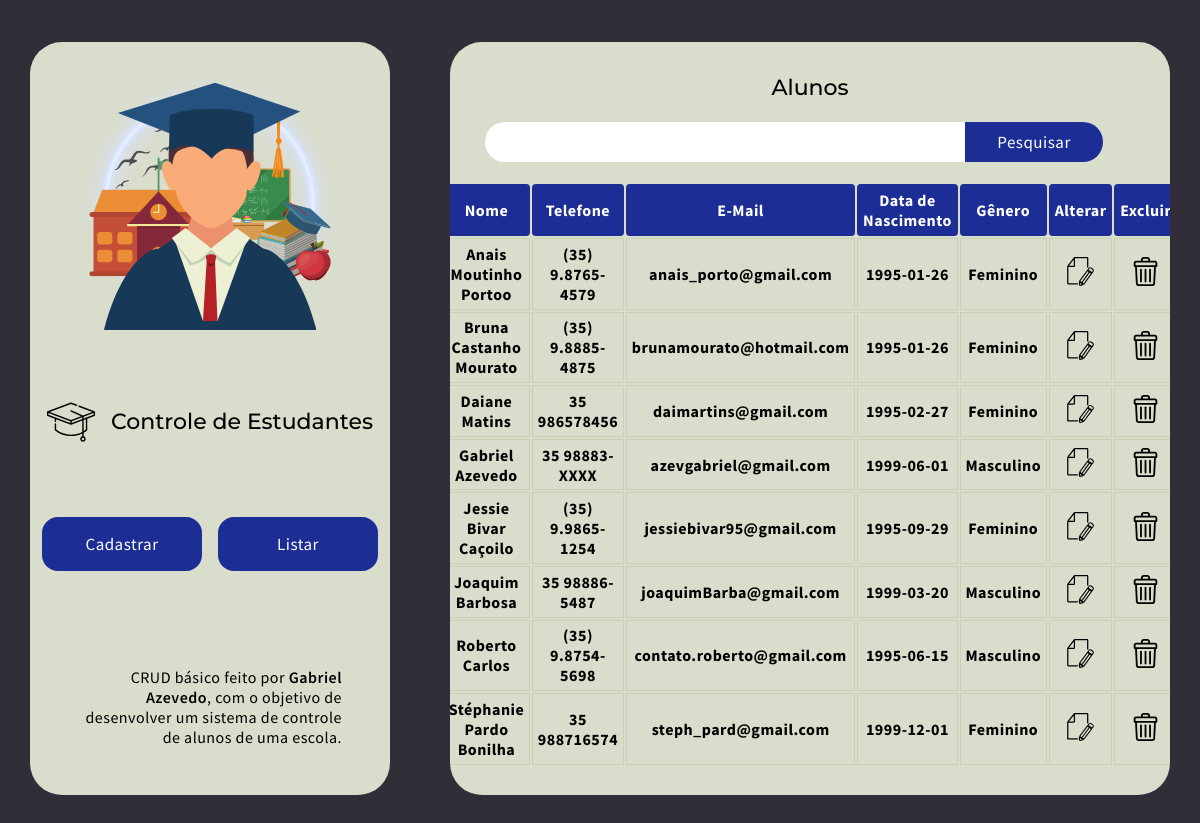
The app's page /src/view/listStudents.php with its own data.
### tables this page shows
CREATE TABLE IF NOT EXISTS `students` (
  `idStudent` int(10) NOT NULL AUTO_INCREMENT,
  `ableStudent` int(1) NOT NULL,
  `name` varchar(100) NOT NULL,
  `phone` varchar(20) DEFAULT NULL,
  `email` varchar(40) NOT NULL,
  `birthday` varchar(10) DEFAULT NULL,
  `gender` varchar(10) DEFAULT NULL,
  PRIMARY KEY (`idStudent`)
);

### src/controller/studentsController.php (called while the page is built, shortened)
<?php
	require_once '../model/students.php';
	class studentsController {
		public function search($search) {
			$studentsModel = new studentsModel();
			$resultStudents = $studentsModel->getStudents($search);
			require_once 'tableStudents.php';
		}
	}
?>

### src/model/students.php (called while the page is built, shortened)
<?php
	class studentsModel {
		public function getStudents($search) {
			$Connection = new Connection();
			$conn = $Connection->getConnect();
			$sql = "SELECT * FROM students WHERE ";
			if(isset($search)){
				$sql .= "(name LIKE '%{$search}%' ";
				$sql .= "OR phone LIKE '%{$search}%' ";
				$sql .= "OR email LIKE '%{$search}%' ";
				$sql .= "OR gender LIKE '%{$search}%' ";
				$sql .= "OR birthday LIKE '%{$search}%') ";
				$sql .= "AND ableStudent = 1 ORDER BY name ASC";
			}else {
				$sql .= "ableStudent = 1 ORDER BY name ASC";
			}
			$result = mysqli_query($conn, $sql);
			if($result){
				return $result;
			} else{
				header('Location:'.ERROR.'?codError=1');
			}
		}
	}
?>

### src/view/tableStudents.php (the view)
<div class="table-data">
  <table>
    <thead>
      <th>Nome</th>
      <th>Telefone</th>
      <th>E-Mail</th>
      <th>Data de Nascimento</th>
      <th>Gênero</th>
      <th>Alterar</th>
      <th>Excluir</th>
    </thead>
    <tbody>
      <?php
        while($row = mysqli_fetch_assoc($resultStudents)){
      ?>
      <tr>
        <th><?php echo $row['name']; ?></th>
        <th><?php echo $row['phone']; ?></th>
        <th><?php echo $row['email']; ?></th>
        <th><?php echo $row['birthday']; ?></th>
        <th><?php echo $row['gender']; ?></th>
        <th>
          <a href="updateStudent.php?idUpd=<?php echo$row['idStudent'] ?>">
            <img src="../../public/img/edit.svg" />
          </a>
        </th>
        <th>
          <a href="listStudents.php?idRem=<?php echo$row['idStudent'] ?>">
            <img src="../../public/img/trash.svg" />
          </a>
        </th>
      </tr>
      <?php
        }
      ?>
    </tbody>
  </table>
</div>

### src/view/inc/navView.php (shortened to what this page needs)
<!DOCTYPE html>
<html lang="en">
<head>
  <link rel="stylesheet" href="../styles/global.css">
  <link rel="stylesheet" href="../styles/pages/home.css">
</head>
<body>
  <div class="container">
    <nav>
      <a href="../../index.php">
        <img src="../../public/img/logo.svg" />
      </a>
      <div class="nav-header">
        <img src="../../public/img/cap.svg" />
        <h1>Controle de Estudantes</h1>
      </div>
      <div class="nav-body">
        <div class="dropdown">
          <button class="dropbtn">Cadastrar</button>
        </div>
        <div class="dropdown">
          <button class="dropbtn">Listar</button>
        </div>
      </div>
      <p>
        CRUD básico feito por
        <a href="https://github.com/azevgabriel">Gabriel Azevedo</a>,
        com o objetivo de desenvolver um sistema de controle de alunos de uma escola.
      </p>
    </nav>

### src/view/listStudents.php (shortened to what this page needs)
<?php
  require_once '../controller/studentsController.php';
  $studentsController = new studentsController();
  include(HEADER_VIEW_TEMPLATE);
?>
  <article class="form-search">
    <h1>Alunos</h1>
    <form action="listStudents.php" method="get">
      <input type="text" name="searchInput" />
      <button type="submit">Pesquisar</button>
    </form>
    <?php
      $studentsController -> search($searchInput);
    ?>
  </article>
<?php
  include(FOOTER_VIEW_TEMPLATE);
?>

### src/view/inc/footer.php (shortened to what this page needs)
  </div>
</body>
</html>

### src/styles/global.css (style rules this page uses)
* { margin: 0; padding: 0; box-sizing: border-box; outline: 0; }
body { background: #312e38; -webkit-font-smoothing: antialiased; }
body, input, button { font-family: 'Source Sans Pro', sans-serif; font-weight: 400; letter-spacing: 0.03rem; font-size: 16px; }
button { font-size: 17px; }
h1, h2, h3, h4, h5, h6, strong { font-family: 'Montserrat', sans-serif; font-weight: 500; letter-spacing: 0rem; font-size: 22px; }
button { cursor: pointer; }

### src/styles/pages/home.css (style rules this page uses)
.container { height: 100vh; width: 100vw; display: flex; flex-direction: row; justify-content: space-around; align-items: center; }
.container nav { width: 30%; height: 90%; display: flex; flex-direction: column; align-items: center; justify-content: space-around; background: rgba(236, 241, 221, 0.9); border-radius: 2rem; }
.container nav a img { width: 16rem; }
.nav-header { display: flex; flex-direction: row; align-items: center; }
.nav-header img { margin-right: 1rem; width: 3rem; }
.nav-header h1 { color: #000; }
.container nav p { padding: 1rem 3rem; text-align: right; }
.container nav p a { text-decoration: none; font-weight: 600; color: black; transition: color 0.3s; }
.nav-body { display: flex; flex-direction: row; }
.container article { display: flex; flex-direction: column; align-items: center; height: 90%; background: rgba(236, 241, 221, 0.9); border-radius: 2rem; padding: 2rem; }
.form-search { width: 60%; overflow: auto; }
.form-search form { display: flex; flex-direction: row; margin: 1.3rem 0; }
.form-search form input { width: 30rem; height: 2.5rem; border: 0; padding-left: 1rem; border-top-left-radius: 2rem; border-bottom-left-radius: 2rem; }
.form-search form button { margin-right: 2rem; height: 2.5rem; border: 0; background: rgb(28, 46, 150); color: #FFF; padding: 0 2rem; transition: background 0.5s; transition: color 0.3s; border-top-right-radius: 2rem; border-bottom-right-radius: 2rem; }
.table-data th { align-self: flex-start; padding: 0.3rem; width: 10rem; border: solid 1px #c9d1b2; }
.table-data thead th { color:#fff; background: rgb(28, 46, 150); border-color: rgb(28, 46, 150); border-radius: 0.2rem; }
.table-data tr img { align-self: center; width: 2rem; padding: .1rem; }
.dropbtn { background-color: rgb(28, 46, 150); width: 10rem; padding: 1rem; color: white; border: none; cursor: pointer; border-radius: 1rem; transition: border-radius 0.5s; margin: 0.5rem 0.5rem 0 0.5rem; }
.dropdown { position: relative; display: inline-block; }
.dropdown:first-child { margin-bottom: 1rem; }

### records on screen
students: name "Anais Moutinho Portoo", phone "(35) 9.8765-4579", email "anais_porto@gmail.com", birthday "1995-01-26", gender "Feminino"
students: name "Bruna Castanho Mourato", phone "(35) 9.8885-4875", email "brunamourato@hotmail.com", birthday "1995-01-26", gender "Feminino"
students: name "Daiane Matins", phone "35 986578456", email "daimartins@gmail.com", birthday "1995-02-27", gender "Feminino"
students: name "Gabriel Azevedo", phone "35 98883-XXXX", email "azevgabriel@gmail.com", birthday "1999-06-01", gender "Masculino"
students: name "Jessie Bivar Caçoilo", phone "(35) 9.9865-1254", email "jessiebivar95@gmail.com", birthday "1995-09-29", gender "Feminino"
students: name "Joaquim Barbosa", phone "35 98886-5487", email "joaquimBarba@gmail.com", birthday "1999-03-20", gender "Masculino"
students: name "Roberto Carlos", phone "(35) 9.8754-5698", email "contato.roberto@gmail.com", birthday "1995-06-15", gender "Masculino"
students: name "Stéphanie Pardo Bonilha", phone "35 988716574", email "steph_pard@gmail.com", birthday "1999-12-01", gender "Feminino"
